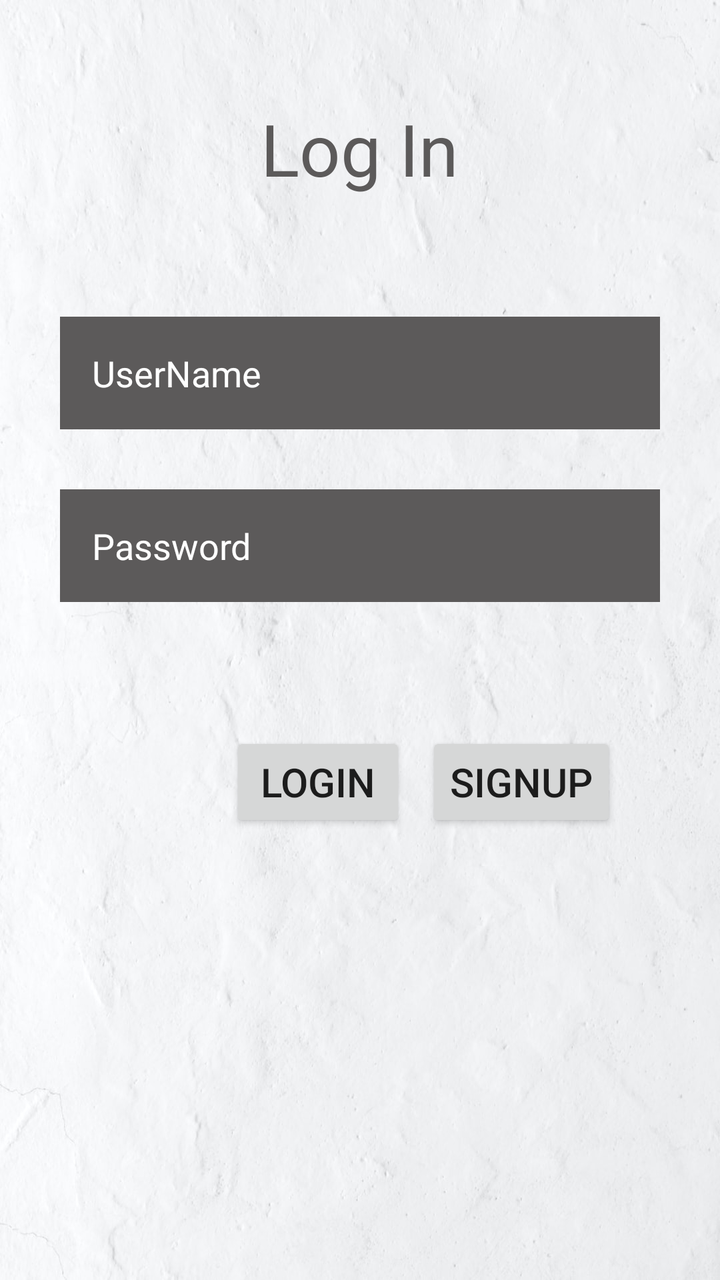
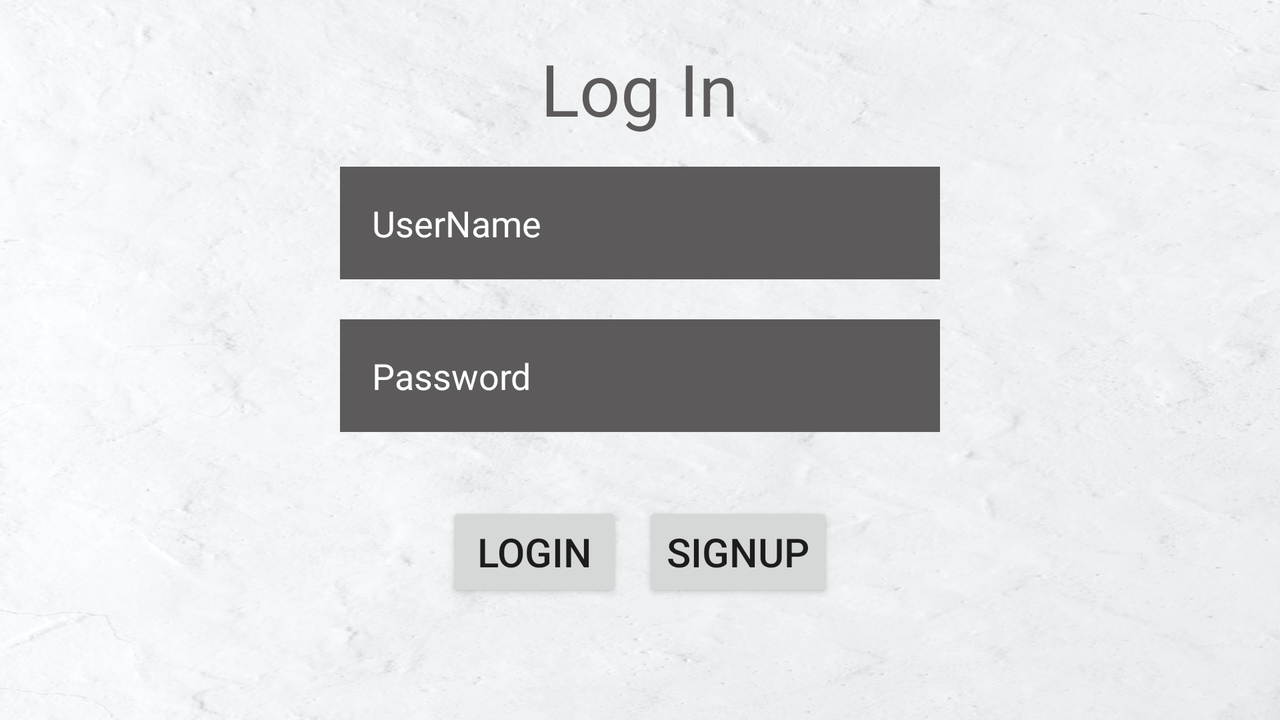

Compare how this app lays out the same screen by default and in its alternative resource folder. The renders come first, then the two layout files and the values they reference.
<!-- AndroidManifest.xml: application theme AppTheme -->
<!-- res/layout/activity_login.xml -->
<?xml version="1.0" encoding="utf-8"?>
<RelativeLayout
    xmlns:android="http://schemas.android.com/apk/res/android"
    xmlns:app="http://schemas.android.com/apk/res-auto"
    xmlns:tools="http://schemas.android.com/tools"
    android:layout_width="match_parent"
    android:layout_height="match_parent"
    android:background="@drawable/paper"
    tools:context=".view.activity.LoginActivity">


    <TextView
        android:id="@+id/textView"
        android:layout_width="wrap_content"
        android:layout_height="wrap_content"
        android:layout_alignParentTop="true"
        android:layout_centerHorizontal="true"
        android:layout_marginTop="40dp"
        android:text="Log In"
        android:textSize="36sp"
        android:padding="10dp"
        android:textColor="@color/materialBrown"
        />

    <EditText
        android:id="@+id/Username"
        android:layout_width="300dp"
        android:layout_height="wrap_content"
        android:hint="UserName"
        android:textColorHint="#ffffff"
        android:padding="16dp"
        android:layout_centerHorizontal="true"
        android:layout_below="@+id/textView"
        android:layout_marginTop="50dp"
        android:background="#5C5A5A"
        android:maxLines="1"
        />

    <EditText
        android:id="@+id/Password"
        android:layout_width="300dp"
        android:layout_height="wrap_content"
        android:hint="Password"
        android:textColorHint="#ffffff"
        android:padding="16dp"
        android:layout_centerHorizontal="true"
        android:layout_below="@+id/Username"
        android:layout_marginTop="30dp"
        android:background="#5C5A5A"
        android:inputType="textPassword"
        android:maxLines="1"
        />
    <LinearLayout
        android:layout_width="wrap_content"
        android:layout_height="wrap_content"
        android:layout_marginTop="60dp"
        android:layout_marginLeft="110dp"
        android:layout_below="@+id/Password"
        android:orientation="horizontal"
        >

        <Button
            android:id="@+id/Login"
            android:layout_width="wrap_content"
            android:layout_height="50dp"
            android:layout_margin="5dp"
            android:text="LogIn"
            android:textSize="20sp" />

        <Button
            android:id="@+id/Signup"
            android:layout_width="wrap_content"
            android:layout_height="50dp"
            android:text="SignUp"
            android:layout_margin="5dp"
            android:textSize="20sp" />
    </LinearLayout>
</RelativeLayout>
<!-- resources referenced by this layout -->
<resources>
  <color name="materialBrown">#5C5A5A</color>
  <!-- drawable paper: jpg bitmap (drawable-v24, 115584 bytes) -->
  <style name="AppTheme" parent="Theme.AppCompat.Light.DarkActionBar">
          
          <item name="colorPrimary">@color/colorPrimary</item>
          <item name="colorPrimaryDark">@color/colorPrimaryDark</item>
          <item name="colorAccent">@color/colorAccent</item>
      </style>
  <color name="colorPrimary">#3F51B5</color>
  <color name="colorPrimaryDark">#303F9F</color>
  <color name="colorAccent">#303F9F</color>
</resources>
<!-- res/layout-land/activity_login.xml (the repository's variant of the layout above) -->
<!-- drawn on the phone turned sideways -->
<?xml version="1.0" encoding="utf-8"?>
<RelativeLayout
    xmlns:android="http://schemas.android.com/apk/res/android"
    xmlns:app="http://schemas.android.com/apk/res-auto"
    xmlns:tools="http://schemas.android.com/tools"
    android:layout_width="match_parent"
    android:layout_height="match_parent"
    android:background="@drawable/paper"
    tools:context=".view.activity.LoginActivity">

    <TextView
        android:id="@+id/textView"
        android:layout_width="wrap_content"
        android:layout_height="wrap_content"
        android:layout_alignParentTop="true"
        android:layout_centerHorizontal="true"
        android:layout_marginTop="10dp"
        android:text="Log In"
        android:textSize="36sp"
        android:padding="10dp"
        android:textColor="@color/materialBrown"
        />

    <EditText
        android:id="@+id/Username"
        android:layout_width="300dp"
        android:layout_height="wrap_content"
        android:hint="UserName"
        android:textColorHint="#ffffff"
        android:padding="16dp"
        android:layout_below="@+id/textView"
        android:layout_centerHorizontal="true"
        android:layout_marginTop="5dp"
        android:background="#5C5A5A"
        android:maxLines="1"
        />

    <EditText
        android:id="@+id/Password"
        android:layout_width="300dp"
        android:layout_height="wrap_content"
        android:hint="Password"
        android:textColorHint="#ffffff"
        android:padding="16dp"
        android:layout_centerHorizontal="true"
        android:layout_below="@+id/Username"
        android:background="#5C5A5A"
        android:inputType="textPassword"
        android:layout_marginTop="20dp"
        android:maxLines="1"
        />
    <LinearLayout
        android:layout_width="wrap_content"
        android:layout_height="wrap_content"
        android:layout_marginTop="30dp"
        android:layout_centerHorizontal="true"
        android:orientation="horizontal"
        android:layout_below="@+id/Password"
        >

        <Button
            android:id="@+id/Login"
            android:layout_width="wrap_content"
            android:layout_height="50dp"
            android:layout_margin="5dp"
            android:text="LogIn"
            android:textSize="20sp" />

        <Button
            android:id="@+id/Signup"
            android:layout_width="wrap_content"
            android:layout_height="50dp"
            android:text="SignUp"
            android:layout_margin="5dp"
            android:textSize="20sp" />
    </LinearLayout>
</RelativeLayout>
